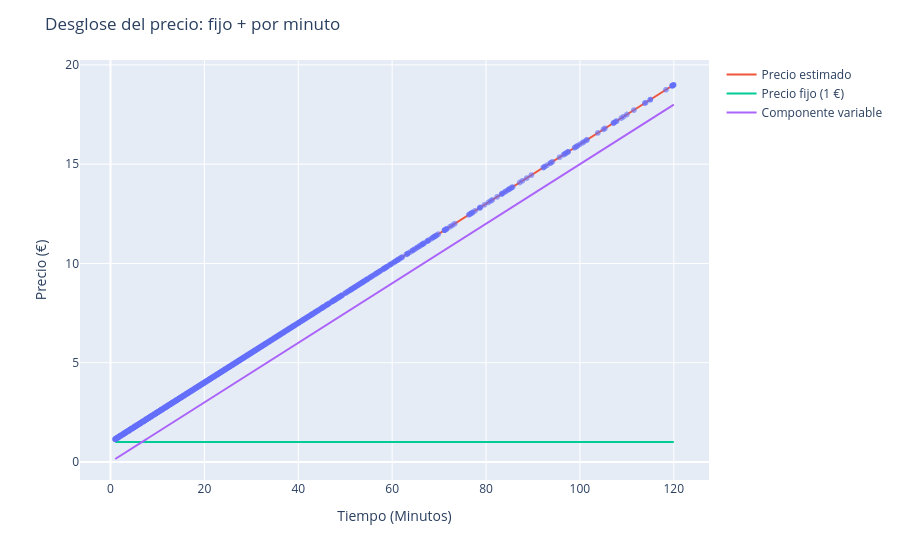

This figure's notebook cell:
### Markdown cell above
Efectivamente de los casi 800 casos de precio por minuto mayor a 1,  537 se deben a que el tiempo de uso fue inferior a 1 minuto. Podríamos seguir haciendo pruebas, pero esto ya nos da una orientación de que cuanto más corto es el viaje, menos ecónomico te sale respecto al tiempo de uso.

**NOTA: que salga el precio al minuto por ejemplo 6, no quiere decir que hayan pagado eso.**
Una vez llegado a esta conclusión:

$price = unlockFee + (pricePerMin × minutes)$

Por tanto, podemos estimar automáticamente el precio fijo de desanclaje usando **regresión lineal** simple.

$y = a + bx$

- y = precio total

- x = minutos del viaje

- a = precio de desanclaje

- b = precio por minuto

### Code cell
df_clean = df[(df["tt"] > 0) & (df["price"] > 0)]

X = (df_clean["tt"] / 60).values.reshape(-1, 1)
y = df_clean["price"].values

model = LinearRegression().fit(X, y)

unlock_fee = model.intercept_
price_per_min = model.coef_[0]

print(f"Precio de desanclaje: {unlock_fee} €")
print(f"Precio por minuto: {price_per_min} €")
import plotly.express as px

df_clean = df[(df["tt"] > 0) & (df["price"] > 0)]
df_clean["minutes"] = df_clean["tt"] / 60

df_clean["expected_price"] = unlock_fee + price_per_min * df_clean["minutes"]
df_clean["unlock_fee_line"] = unlock_fee
df_clean["variable_component"] = price_per_min * df_clean["minutes"]

fig = px.scatter(df_clean, x="minutes", y="price", opacity=0.6)

fig.add_scatter(x=df_clean["minutes"], y=df_clean["expected_price"], mode="lines", name="Precio estimado")
fig.add_scatter(x=df_clean["minutes"], y=df_clean["unlock_fee_line"], mode="lines", name="Precio fijo (1 €)")
fig.add_scatter(x=df_clean["minutes"], y=df_clean["variable_component"], mode="lines", name="Componente variable")

fig.update_layout(title="Desglose del precio: fijo + por minuto",
                  xaxis_title="Tiempo (Minutos)",
                  yaxis_title="Precio (€)")

fig.show()

### Figure 1 — Plotly figure (JSON) as saved in the notebook; plotly's stock layout.template omitted (floating-point values rounded to 4 significant figures; data arrays with more than 128 entries replaced by an {"elided": "..."} marker saying what was removed)
{"data": [{"hovertemplate": "minutes=%{x}<br>price=%{y}<extra></extra>", "legendgroup": "", "marker": {"color": "#636efa", "opacity": 0.6, "symbol": "circle"}, "mode": "markers", "name": "", "showlegend": false, "type": "scattergl", "x": {"elided": "23642 float values"}, "xaxis": "x", "y": {"elided": "23642 float values"}, "yaxis": "y"}, {"mode": "lines", "name": "Precio estimado", "type": "scatter", "x": {"elided": "23642 float values"}, "y": {"elided": "23642 float values"}}, {"mode": "lines", "name": "Precio fijo (1 €)", "type": "scatter", "x": {"elided": "23642 float values"}, "y": {"elided": "23642 float values"}}, {"mode": "lines", "name": "Componente variable", "type": "scatter", "x": {"elided": "23642 float values"}, "y": {"elided": "23642 float values"}}], "layout": {"legend": {"tracegroupgap": 0}, "margin": {"t": 60}, "title": {"text": "Desglose del precio: fijo + por minuto"}, "xaxis": {"anchor": "y", "domain": [0, 1], "title": {"text": "Tiempo (Minutos)"}}, "yaxis": {"anchor": "x", "domain": [0, 1], "title": {"text": "Precio (€)"}}}}
